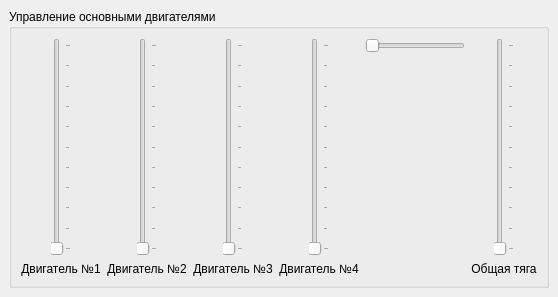
<?xml version="1.0" encoding="UTF-8"?>
<ui version="4.0">
 <class>MainWindow</class>
 <widget class="QMainWindow" name="MainWindow">
  <property name="geometry">
   <rect>
    <x>0</x>
    <y>0</y>
    <width>558</width>
    <height>297</height>
   </rect>
  </property>
  <property name="windowTitle">
   <string>Панель управления</string>
  </property>
  <widget class="QWidget" name="centralwidget">
   <layout class="QVBoxLayout" name="verticalLayout">
    <item>
     <widget class="QGroupBox" name="groupBox">
      <property name="title">
       <string>Управление основными двигателями</string>
      </property>
      <layout class="QHBoxLayout" name="horizontalLayout">
       <item>
        <layout class="QVBoxLayout" name="layout1">
         <item alignment="Qt::AlignmentFlag::AlignHCenter">
          <widget class="QSlider" name="slider1">
           <property name="minimum">
            <number>0</number>
           </property>
           <property name="maximum">
            <number>100</number>
           </property>
           <property name="orientation">
            <enum>Qt::Orientation::Vertical</enum>
           </property>
           <property name="tickPosition">
            <enum>QSlider::TickPosition::TicksBelow</enum>
           </property>
          </widget>
         </item>
         <item>
          <widget class="QLabel" name="label1">
           <property name="text">
            <string>Двигатель №1</string>
           </property>
           <property name="alignment">
            <set>Qt::AlignmentFlag::AlignCenter</set>
           </property>
          </widget>
         </item>
        </layout>
       </item>
       <item>
        <layout class="QVBoxLayout" name="layout2">
         <item alignment="Qt::AlignmentFlag::AlignHCenter">
          <widget class="QSlider" name="slider2">
           <property name="minimum">
            <number>0</number>
           </property>
           <property name="maximum">
            <number>100</number>
           </property>
           <property name="orientation">
            <enum>Qt::Orientation::Vertical</enum>
           </property>
           <property name="tickPosition">
            <enum>QSlider::TickPosition::TicksBelow</enum>
           </property>
          </widget>
         </item>
         <item>
          <widget class="QLabel" name="label2">
           <property name="text">
            <string>Двигатель №2</string>
           </property>
           <property name="alignment">
            <set>Qt::AlignmentFlag::AlignCenter</set>
           </property>
          </widget>
         </item>
        </layout>
       </item>
       <item>
        <layout class="QVBoxLayout" name="layout3">
         <item alignment="Qt::AlignmentFlag::AlignHCenter">
          <widget class="QSlider" name="slider3">
           <property name="minimum">
            <number>0</number>
           </property>
           <property name="maximum">
            <number>100</number>
           </property>
           <property name="orientation">
            <enum>Qt::Orientation::Vertical</enum>
           </property>
           <property name="tickPosition">
            <enum>QSlider::TickPosition::TicksBelow</enum>
           </property>
          </widget>
         </item>
         <item>
          <widget class="QLabel" name="label3">
           <property name="text">
            <string>Двигатель №3</string>
           </property>
           <property name="alignment">
            <set>Qt::AlignmentFlag::AlignCenter</set>
           </property>
          </widget>
         </item>
        </layout>
       </item>
       <item>
        <layout class="QVBoxLayout" name="layout4">
         <item alignment="Qt::AlignmentFlag::AlignHCenter">
          <widget class="QSlider" name="slider4">
           <property name="minimum">
            <number>0</number>
           </property>
           <property name="maximum">
            <number>100</number>
           </property>
           <property name="orientation">
            <enum>Qt::Orientation::Vertical</enum>
           </property>
           <property name="tickPosition">
            <enum>QSlider::TickPosition::TicksBelow</enum>
           </property>
          </widget>
         </item>
         <item>
          <widget class="QLabel" name="label4">
           <property name="text">
            <string>Двигатель №4</string>
           </property>
           <property name="alignment">
            <set>Qt::AlignmentFlag::AlignCenter</set>
           </property>
          </widget>
         </item>
        </layout>
       </item>
       <item>
        <layout class="QVBoxLayout" name="layout5">
         <item>
          <widget class="QSlider" name="sliderH">
           <property name="minimum">
            <number>0</number>
           </property>
           <property name="maximum">
            <number>100</number>
           </property>
           <property name="orientation">
            <enum>Qt::Orientation::Horizontal</enum>
           </property>
          </widget>
         </item>
         <item>
          <widget class="QLabel" name="label5">
           <property name="text">
            <string/>
           </property>
          </widget>
         </item>
        </layout>
       </item>
       <item>
        <layout class="QVBoxLayout" name="layout6">
         <item alignment="Qt::AlignmentFlag::AlignHCenter">
          <widget class="QSlider" name="sliderTotal">
           <property name="minimum">
            <number>0</number>
           </property>
           <property name="maximum">
            <number>100</number>
           </property>
           <property name="orientation">
            <enum>Qt::Orientation::Vertical</enum>
           </property>
           <property name="tickPosition">
            <enum>QSlider::TickPosition::TicksBelow</enum>
           </property>
          </widget>
         </item>
         <item>
          <widget class="QLabel" name="labelTotal">
           <property name="text">
            <string>Общая тяга</string>
           </property>
           <property name="alignment">
            <set>Qt::AlignmentFlag::AlignCenter</set>
           </property>
          </widget>
         </item>
        </layout>
       </item>
      </layout>
     </widget>
    </item>
   </layout>
  </widget>
 </widget>
 <resources/>
 <connections/>
</ui>
